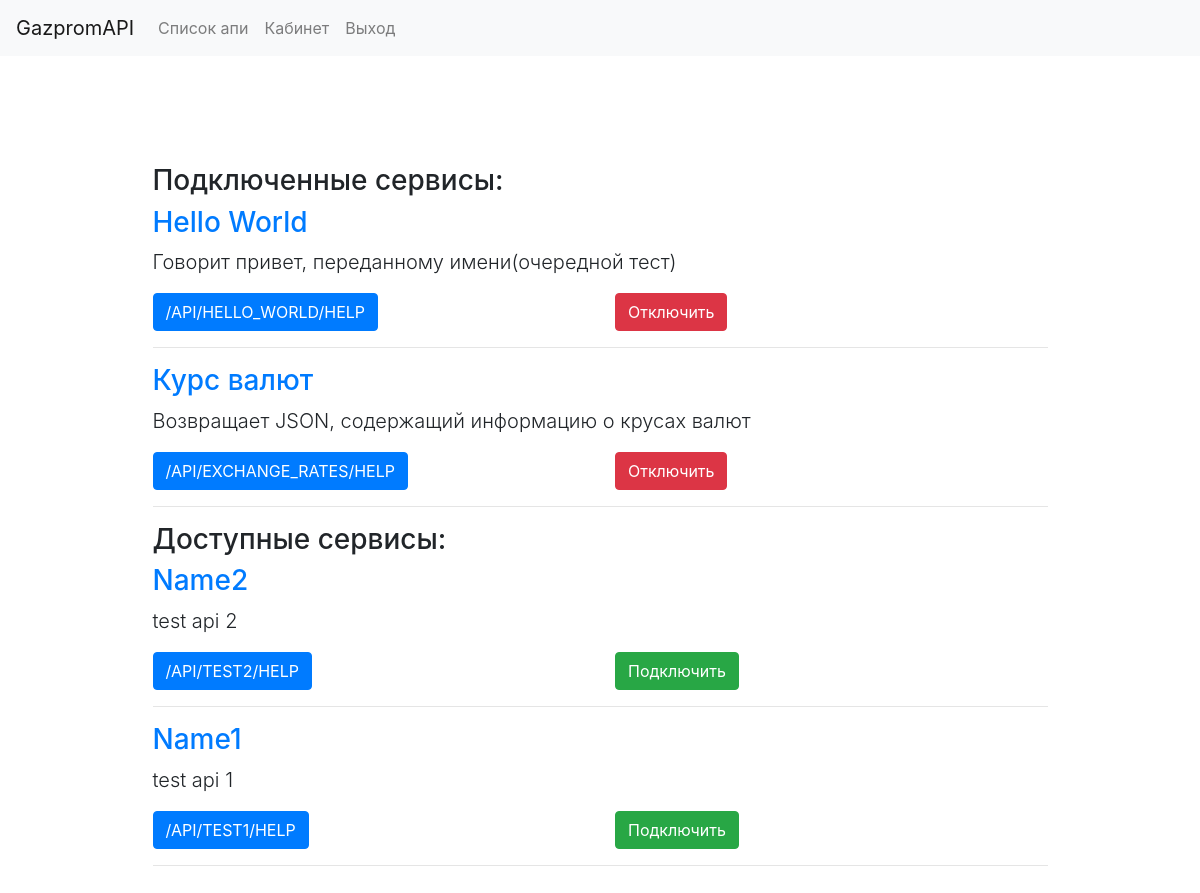
The app's page /partner/api_list (signed in) with its own data.
### main_app/models/models.py (models this page shows, shortened)
class Service(db.Model):
    __tablename__ = 'services'
    id = db.Column(db.Integer, primary_key=True)
    name = db.Column(db.String(32), index=True, unique=True)
    base_url = db.Column(db.String(64), index=True, unique=True)
    description = db.Column(db.String(256))
    internal = db.Column(db.Boolean, default=True, nullable=False)
    @property
    def help_url(self):
        return self.base_url + "/help"

### main_app/routes/partner.py (the view)
@bp.route('/api_list')
@login_required
def api_list():
    available_services = current_user.available_services.all()
    other_services = current_user.other_services.all()
    return render_template("partner/api_list.html",
                           available_services=available_services,
                           other_services=other_services)

### main_app/models/models.py (called while the page is built)
@login.user_loader
def load_user(id):
    return User.query.get(int(id))

    @property
    def other_services(self):
        ids = [item.id for item in self.available_services]
        return Service.query.filter(~Service.id.in_(ids))

### main_app/templates/partner/api_list.html
{% extends 'base.html' %}
{% block app_content %}
<div class="api-list">
    <div class="container-fluid">
        <div class="row">
            <div class="col-1"></div>
            <div class="col-10">
                <h3>Подключенные сервисы:</h3>
            </div>
            <br/>
        </div>
        {% for service in available_services %}
        <div class="row">
            <div class="col-1"></div>
            <div class="col-10"><h3><a href="{{ url_for('public.api_demo', service_id=service.id) }}">{{ service.name }}</a></h3>
                <p class="lead">{{ service.description }}</p>
                <div class="row">
                    <div class="col-6">
                        <a class="btn btn-primary" href="{{ service.help_url }}">{{ service.help_url.upper() }}</a>
                    </div>
                    <div class="col-6">
                        <a class="btn btn-danger" href="{{ url_for('partner.service_delete', service_id=service.id) }}">Отключить</a>
                    </div>
                </div>
                <hr>
            </div>
            <div class="col-1"></div>
        </div>
        {% endfor %}
        <div class="row">
            <div class="col-1"></div>
            <div class="col-10">
                <h3>Доступные сервисы:</h3>
            </div>
        </div>
        {% for service in other_services %}
        <div class="row">
            <div class="col-1"></div>
            <div class="col-10"><h3><a href="{{ url_for('public.api_demo', service_id=service.id) }}">{{ service.name
                }}</a></h3>
                <p class="lead">{{ service.description }}</p>
                <div class="row">
                    <div class="col-6">
                        <a class="btn btn-primary" href="{{ service.help_url }}">{{ service.help_url.upper() }}</a>
                    </div>
                    <div class="col-6">
                        <a class="btn btn-success" href="{{ url_for('partner.service_add', service_id=service.id) }}">Подключить</a>
                    </div>
                </div>
                <hr>
            </div>
            <div class="col-1"></div>
        </div>
        {% endfor %}
    </div>
</div>
{% endblock %}

### main_app/static/style.css (style rules this page uses)
.api-list { padding-top: 60px; margin-bottom: 60px; }

### records on screen
Service: name "Hello World", description "Говорит привет, переданному имени(очередной тест)", help_url "/API/HELLO_WORLD/HELP"
Service: name "Курс валют", description "Возвращает JSON, содержащий информацию о крусах валют", help_url "/API/EXCHANGE_RATES/HELP"
Service: name "Name2", description "test api 2", help_url "/API/TEST2/HELP"
Service: name "Name1", description "test api 1", help_url "/API/TEST1/HELP"
